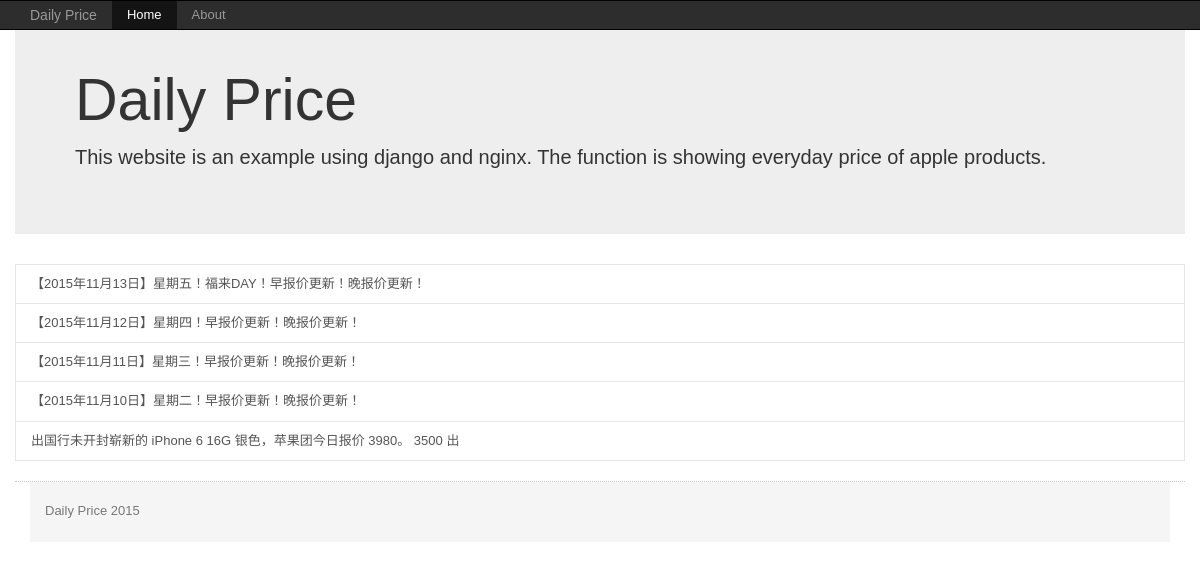
Before: /quote/ with the older database file.
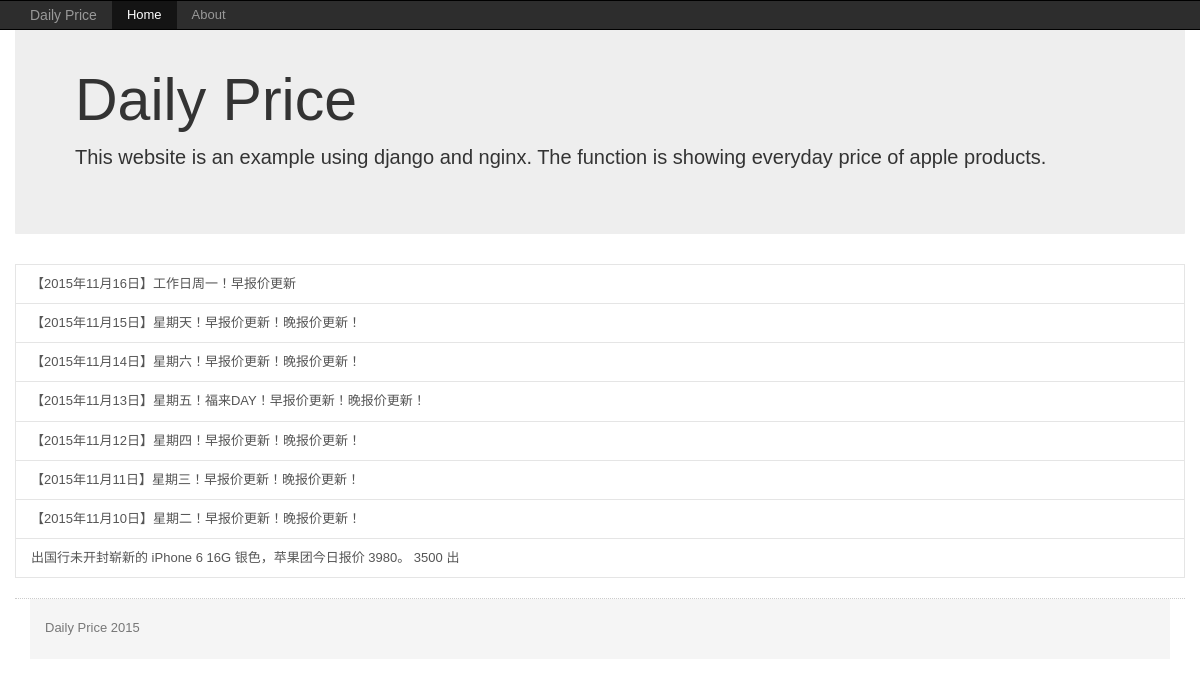
After: the same page with the newer database file.
### quote/models.py (models this page shows, shortened)
class Quote(models.Model):
    title = models.CharField(max_length=100)
    pub_date = models.DateField('date published')

### quote/views.py (the view)
def index(request):
    latest_quotes_list = Quote.objects.order_by('-pub_date')[:]
    context = {'latest_quotes_list': latest_quotes_list}
    return render(request, 'quote/index.html', context)

### quote/templates/quote/index.html
{% extends "base.html" %}
{% block content %}
<div class="jumbotron">
            <h1>Daily Price</h1>
            <p>This website is an example using django and nginx. The function is showing everyday price of apple products.</p>
</div>
{% if latest_quotes_list %}
<div class="post">
<div class="list-group">
    {% for quote in latest_quotes_list %}
        <a href="/quote/{{ quote.id }}/" class="list-group-item">{{ quote.title }}</a>
    {% endfor %}
</div>
{% else %}
    <p>No quotes are available.</p>
</div>
{% endif %}
{% endblock %}

### quote/templates/base.html (shortened to what this page needs)
<!DOCTYPE html>
<html lang="en">
  <head>
    {% load staticfiles %}
    <link rel="stylesheet" type="text/css" href="{% static 'todc-bootstrap/css/bootstrap.min.css' %}" />
    <link rel="stylesheet" type="text/css" href="{% static 'todc-bootstrap/css/todc-bootstrap.min.css' %}" />
    <link rel="stylesheet" type="text/css" href="{% static 'css/main.css' %}" />
  </head>
  <body>
    <nav class="navbar navbar-fixed-top navbar-default">
      <div class="container">
        <div class="navbar-header">
          <a class="navbar-brand" href="http://dailyprice.info/quote/">Daily Price</a>
        </div>
        <div id="navbar" class="collapse navbar-collapse">
          <ul class="nav navbar-nav">
            <li class="active"><a href="http://dailyprice.info/quote/">Home</a></li>
            <li><a href="http://dailyprice.info/quote/about/">About</a></li>
          </ul>
        </div>
      </div>
    </nav>
    <div class="container">
        <div class="row">
        {% block content %}{% endblock %}
    </div>
    </div>
    <div id="footer">
        <div class="container">
             <p class="text-muted">Daily Price 2015</p>
        </div>
    </div>
  </body>
</html>

### static/css/main.css (style rules this page uses)
html, body { height: 100%; }
#footer { height: 60px; background-color: #f5f5f5; }
.container .text-muted { margin: 20px 0; }
#footer > .container { padding-right: 15px; padding-left: 15px; }
.post { border-bottom: 1px dotted #ccc; }

Changed rows visible on the page:
added Quote: title "【2015年11月16日】工作日周一！早报价更新"
added Quote: title "【2015年11月15日】星期天！早报价更新！晚报价更新！"
added Quote: title "【2015年11月14日】星期六！早报价更新！晚报价更新！"
